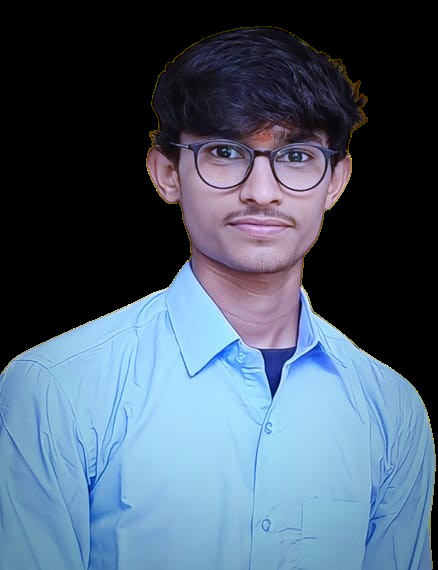
#> input picture IMAGE CAPTIONING/image.png, 438 x 570 px
$ python app.py
#> lines starting #> are read from the running program, lines starting #| are printed output that depends on the picture; after the words box and inside, x2 and y2 are one past the last pixel; in counts of white or black regions, pixels touching at a corner belong together
import cv2
face_cascade = cv2.CascadeClassifier(cv2.data.haarcascades + 'haarcascade_frontalface_default.xml')
image = cv2.imread('image.png')
#> image is the input picture: shape (570, 438, 3); mean B, G, R 110.3, 91.4, 74
grayImage = cv2.cvtColor(image,cv2.COLOR_BGR2GRAY)
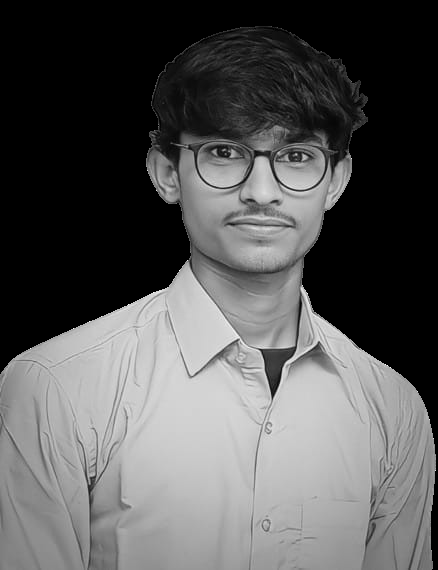
#> grayImage: shape (570, 438); min 0, max 255, mean 88.3
face = face_cascade.detectMultiScale(grayImage,scaleFactor=1.1,minNeighbors=5,minSize=(30,30))
#> face = [[174, 92, 178, 178]]
for(x,y,w,h) in face:
  cv2.rectangle(image, (x, y), (x+w, y+h), (0, 255, 0), 2)
#> this loop made 1 pass
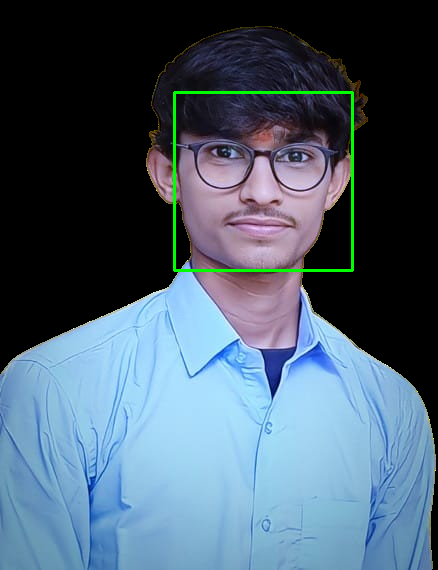
#> image: shape (570, 438, 3); 0.85% of pixels changed, all inside (x1, y1, x2, y2) = (173, 91, 354, 272)

cv2.imshow('Face Detection', image)
cv2.waitKey(0)
cv2.destroyAllWindows()
